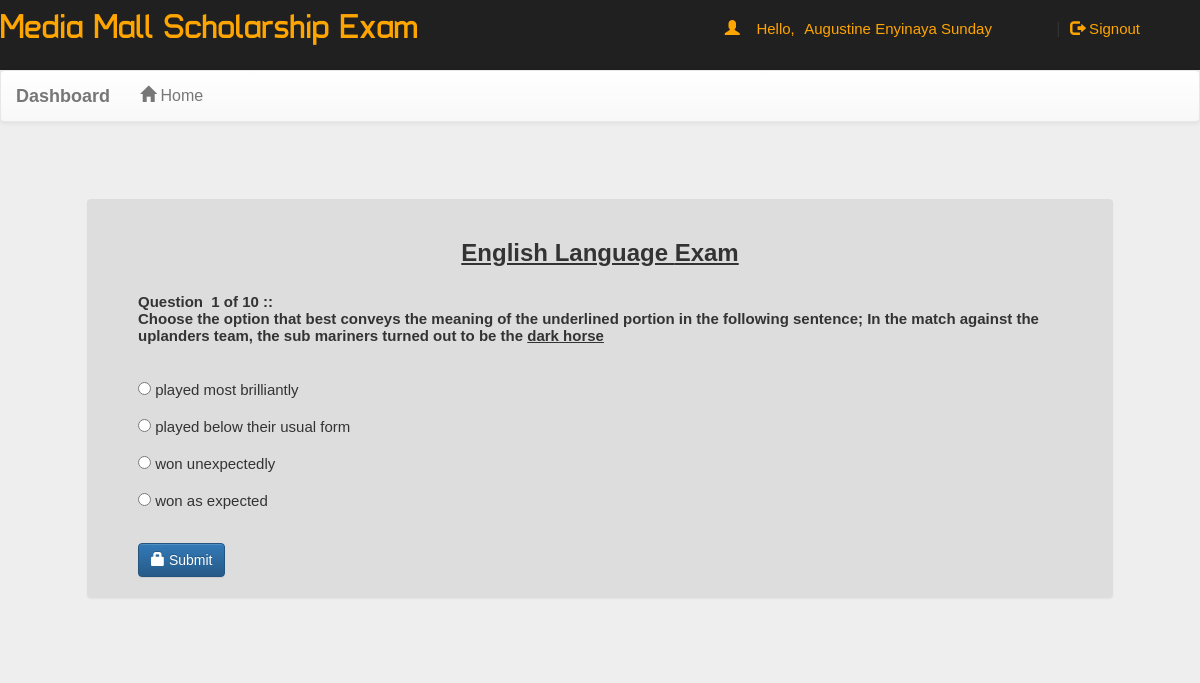
Page /account.php?q=quiz&step=2&eid=600ef4e9b543e&n=1&t=10 (signed in) on the committed database.
### tables this page shows
CREATE TABLE `questions` (
  `eid` text NOT NULL,
  `qid` text NOT NULL,
  `qns` text NOT NULL,
  `choice` int(10) NOT NULL,
  `sn` int(11) NOT NULL
);

CREATE TABLE `quiz` (
  `eid` text NOT NULL,
  `title` varchar(100) NOT NULL,
  `correct` int(11) NOT NULL,
  `wrong` int(11) NOT NULL,
  `total` int(11) NOT NULL,
  `time` bigint(20) NOT NULL,
  `intro` text NOT NULL,
  `date` timestamp NOT NULL DEFAULT current_timestamp() ON UPDATE current_timestamp()
);

CREATE TABLE `options` (
  `qid` varchar(50) NOT NULL,
  `option` varchar(5000) NOT NULL,
  `optionid` text NOT NULL
);

### account.php (the view, shortened to what this page needs)
<!DOCTYPE html PUBLIC "-//W3C//DTD XHTML 1.0 Transitional//EN" "http://www.w3.org/TR/xhtml1/DTD/xhtml1-transitional.dtd">
<html xmlns="http://www.w3.org/1999/xhtml">
<head>
<link  rel="stylesheet" href="css/bootstrap.min.css"/>
 <link  rel="stylesheet" href="css/bootstrap-theme.min.css"/>
 <link rel="stylesheet" href="css/main.css">
 <link  rel="stylesheet" href="css/font.css">
</head>
<body>
    <div class="header">
      <div class="row">
        <div class="col-lg-6 col-md-6 col-sm-6 col-xs-12">
           <span class="logo" style="color: orange" >Media Mall Scholarship Exam</span>
   </div>
    <div class="col-md-6  col-sm-6 col-xs-12">
      <?php
     include_once 'dbConnection.php';
      if(!(isset($_SESSION['email']))){
             header("location:index.php"); }
    else{
    $name = $_SESSION['name'];
    echo '<span class="pull-right top title1" ><span class="log1"><span class="glyphicon glyphicon-user" aria-hidden="true"></span>&nbsp;&nbsp;&nbsp;&nbsp;Hello,</span> <a href="account.php?q=1" class="log log1">'.$name.'</a>&nbsp;|&nbsp;<a href="logout.php?q=account.php" class="log"><span class="glyphicon glyphicon-log-out" aria-hidden="true"></span>&nbsp;Signout</button></a></span>';
    }?>
    </div>
    </div>
    </div>
<div class="bg4">
<nav class="navbar navbar-default title1">
  <div class="container-fluid">
    <div class="navbar-header">
      <a class="navbar-brand" href="#"><b>Dashboard</b></a>
    </div>
    <div class="collapse navbar-collapse" id="bs-example-navbar-collapse-1">
      <ul class="nav navbar-nav">
        <li <?php if(@$_GET['q']==1) echo'class="active"'; ?> ><a href="account.php?q=1"><span class="glyphicon glyphicon-home" aria-hidden="true"></span>&nbsp;Home<span class="sr-only">(current)</span></a></li>
		</ul>
      </div>
  </div>
</nav>
<div class="container">
<div class="row">
<div class="col-md-12">
<?php
if(@$_GET['q']== 'quiz' && @$_GET['step']== 2) {
$eid=@$_GET['eid'];
$sn=@$_GET['n'];
$total=@$_GET['t'];
$q=mysqli_query($con,"SELECT * FROM quiz WHERE eid='$eid'  " );
while($row=mysqli_fetch_array($q) )
{
$title=$row['title'];
}
$q=mysqli_query($con,"SELECT * FROM questions WHERE eid='$eid' AND sn='$sn' " );
echo '<div class="panel" style="margin:5%">';
while($row=mysqli_fetch_array($q) )
{
$qns=$row['qns'];
$qid=$row['qid'];
echo '<div id='.$sn.'>
<center><h3><b><u>'.$title.' Exam</u></b></h3></center><br>
<b>Question &nbsp;'.$sn.'  of '.$total.'&nbsp;:: <br />'.$qns.'</b><br /><br />';
}
$q=mysqli_query($con,"SELECT * FROM options WHERE qid='$qid' " );
echo '<form action="update.php?q=quiz&step=2&eid='.$eid.'&n='.$sn.'&t='.$total.'&qid='.$qid.'" method="POST"  class="form-horizontal">
<br />';
while($row=mysqli_fetch_array($q) )
{
$option=$row['option'];
$optionid=$row['optionid'];
 ?>
<input type="radio" name="ans" value="<?php echo $optionid?>"><?php echo ' '.$option?><br /><br />
<?php
}
echo'<br /><button type="submit" class="btn btn-primary"><span class="glyphicon glyphicon-lock" aria-hidden="true"></span>&nbsp;Submit</button></form></div>';
echo '</div>';
}
?>
</div></div></div></div>
</body>
</html>

### css/main.css (style rules this page uses)
body { overflow-x:hidden; width:100%; font: 15px "Century Gothic", "Times Roman", sans-serif; background:#eee; height:100%; background-attachment:fixed; }
.panel { background-color: #ddd !important; margin-top: 60px; padding: 50px; padding-top: 20px; padding-bottom: 20px; }
.header { background:#202020; height:70px; }
.logo { font-family:'typo'; font-size:35px; margin-top: 30px; }
.title1 { font: 16px "Century Gothic", "Times Roman", sans-serif; }
.top { margin-top:20px; }
.log1 { font: 15px 'Ubuntu', sans-serif; color:orange; margin-left:10px; }
.log { margin:10px; margin-right:60px; margin-left:5px; color:orange; text-decoration:none; font-size:20px; font-size:15px; }
.bg4 { min-height:540px; }

### rows in the picture
questions: eid.title "English Language", qns "Choose the option that best conveys the meaning of the underlined portion in the following sentence; In the match against the uplanders team, the sub mariners turned out to be the dark horse"
options: option "played most brilliantly"
options: option "played below their usual form"
options: option "won unexpectedly"
options: option "won as expected"

### other values in the picture
$name "Augustine Enyinaya Sunday"
